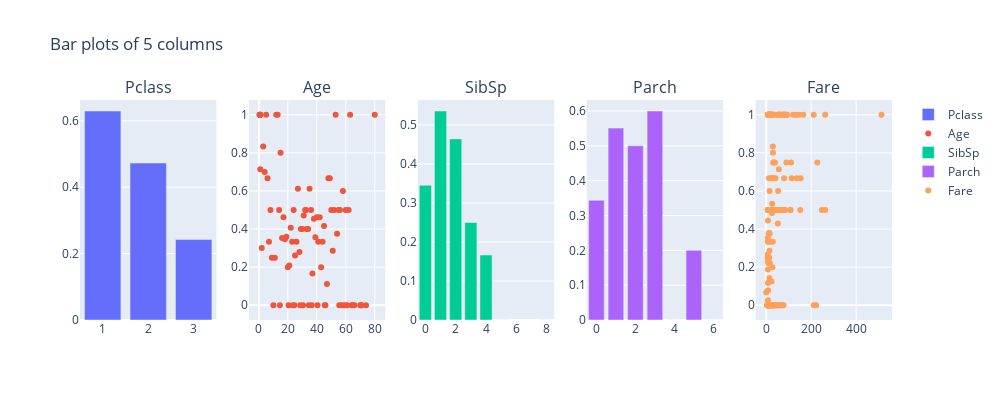

The code cell stored with this chart in its notebook:
### Code cell
fig = make_subplots(rows=1, cols=5, subplot_titles=num_cols)

for idx, col in enumerate(num_cols):
    if col in ["Age", "Fare"]:
        grouped_df = df[[col, "Survived"]].groupby(col).mean()
        fig.add_trace(go.Scatter(x=grouped_df.index, y=grouped_df.Survived, name=col, mode="markers"), row=1, col=idx + 1)
    else:
        grouped_df = df[[col, "Survived"]].groupby(col).mean()
        fig.add_trace(go.Bar(x=grouped_df.index, y=grouped_df.Survived, name=col), row=1, col=idx + 1)
    
fig.update_layout(height=400, width=1000, title_text="Bar plots of " + str(len(num_cols)) + " columns")    

fig.show()

### Figure 1 — Plotly figure (JSON) as saved in the notebook; plotly's stock layout.template omitted (floating-point values rounded to 4 significant figures; data arrays with more than 128 entries replaced by an {"elided": "..."} marker saying what was removed)
{"data": [{"name": "Pclass", "type": "bar", "x": [1, 2, 3], "xaxis": "x", "y": [0.6296, 0.4728, 0.2424], "yaxis": "y"}, {"mode": "markers", "name": "Age", "type": "scatter", "x": [0.42, 0.67, 0.75, 0.83, 0.92, 1, 2, 3, 4, 5, 6, 7, 8, 9, 10, 11, 12, 13, 14, 14.5, 15, 16, 17, 18, 19, 20, 20.5, 21, 22, 23, 23.5, 24, 24.5, 25, 26, 27, 28, 28.5, 29, 30, 30.5, 31, 32, 32.5, 33, 34, 34.5, 35, 36, 36.5, 37, 38, 39, 40, 40.5, 41, 42, 43, 44, 45, 45.5, 46, 47, 48, 49, 50, 51, 52, 53, 54, 55, 55.5, 56, 57, 58, 59, 60, 61, 62, 63, 64, 65, 66, 70, 70.5, 71, 74, 80], "xaxis": "x2", "y": [1, 1, 1, 1, 1, 0.7143, 0.3, 0.8333, 0.7, 1, 0.6667, 0.3333, 0.5, 0.25, 0, 0.25, 1, 1, 0.5, 0, 0.8, 0.3529, 0.4615, 0.3462, 0.36, 0.2, 0, 0.2083, 0.4074, 0.3333, 0, 0.5, 0, 0.2609, 0.3333, 0.6111, 0.28, 0, 0.4, 0.4, 0, 0.4706, 0.5, 0.5, 0.4, 0.4, 0, 0.6111, 0.5, 0, 0.1667, 0.4545, 0.3571, 0.4615, 0, 0.3333, 0.4615, 0.2, 0.3333, 0.4167, 0, 0, 0.1111, 0.6667, 0.6667, 0.5, 0.2857, 0.5, 1, 0.375, 0.5, 0, 0.5, 0, 0.6, 0, 0.5, 0, 0.5, 1, 0, 0, 0, 0, 0, 0, 0, 1], "yaxis": "y2"}, {"name": "SibSp", "type": "bar", "x": [0, 1, 2, 3, 4, 5, 8], "xaxis": "x3", "y": [0.3454, 0.5359, 0.4643, 0.25, 0.1667, 0, 0], "yaxis": "y3"}, {"name": "Parch", "type": "bar", "x": [0, 1, 2, 3, 4, 5, 6], "xaxis": "x4", "y": [0.3437, 0.5508, 0.5, 0.6, 0, 0.2, 0], "yaxis": "y4"}, {"mode": "markers", "name": "Fare", "type": "scatter", "x": {"elided": "248 float values"}, "xaxis": "x5", "y": {"elided": "248 float values"}, "yaxis": "y5"}], "layout": {"annotations": [{"font": {"size": 16}, "showarrow": false, "text": "Pclass", "x": 0.084, "xanchor": "center", "xref": "paper", "y": 1, "yanchor": "bottom", "yref": "paper"}, {"font": {"size": 16}, "showarrow": false, "text": "Age", "x": 0.292, "xanchor": "center", "xref": "paper", "y": 1, "yanchor": "bottom", "yref": "paper"}, {"font": {"size": 16}, "showarrow": false, "text": "SibSp", "x": 0.5, "xanchor": "center", "xref": "paper", "y": 1, "yanchor": "bottom", "yref": "paper"}, {"font": {"size": 16}, "showarrow": false, "text": "Parch", "x": 0.708, "xanchor": "center", "xref": "paper", "y": 1, "yanchor": "bottom", "yref": "paper"}, {"font": {"size": 16}, "showarrow": false, "text": "Fare", "x": 0.916, "xanchor": "center", "xref": "paper", "y": 1, "yanchor": "bottom", "yref": "paper"}], "height": 400, "title": {"text": "Bar plots of 5 columns"}, "width": 1000, "xaxis": {"anchor": "y", "domain": [0, 0.168]}, "xaxis2": {"anchor": "y2", "domain": [0.208, 0.376]}, "xaxis3": {"anchor": "y3", "domain": [0.416, 0.584]}, "xaxis4": {"anchor": "y4", "domain": [0.624, 0.792]}, "xaxis5": {"anchor": "y5", "domain": [0.832, 1]}, "yaxis": {"anchor": "x", "domain": [0, 1]}, "yaxis2": {"anchor": "x2", "domain": [0, 1]}, "yaxis3": {"anchor": "x3", "domain": [0, 1]}, "yaxis4": {"anchor": "x4", "domain": [0, 1]}, "yaxis5": {"anchor": "x5", "domain": [0, 1]}}}
